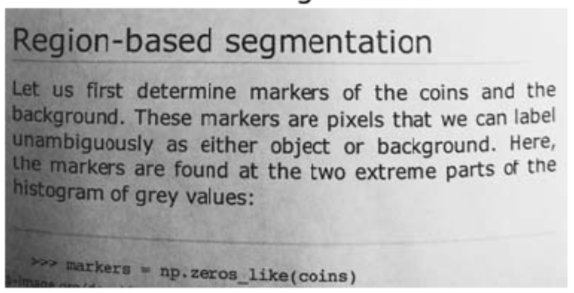
#> input picture ai-f20-m4/6. Computer Vision/05. Edge detection, perspective transform and Morphological transformations/img/t1.png, 574 x 293 px
$ jupyter execute 'Morphological Transformations.ipynb'   (shell and % lines are left out)
#> lines starting #> are read from the running program, lines starting #| are printed output that depends on the picture
# Computer Vision Morphological Transformations

[cell 1]
import cv2
import numpy as np
import matplotlib.pyplot as plt

## Dilation

[cell 2]
# Create a simple 3 by 3 kernel of ones with numpy
kernel  = np.ones((3,3))
kernel

[cell 3]
# Load an image, threshold it (binary_inverse) and apply dilation with openCV, try different number of iterations
img = cv2.imread('./img/t1.png')
#> img is the input picture: shape (293, 574, 3); mean B, G, R 176.7, 176.7, 176.7
plt.imshow(img, cmap='gray')

[cell 4]
ret, thresh = cv2.threshold(img, 100, 255, cv2.THRESH_BINARY_INV)
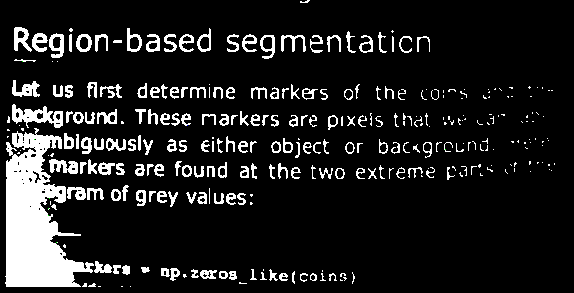
#> thresh: shape (293, 574, 3); mean B, G, R 31.1, 31.1, 31.1
dilation  = cv2.dilate(thresh, kernel, iterations = 1)
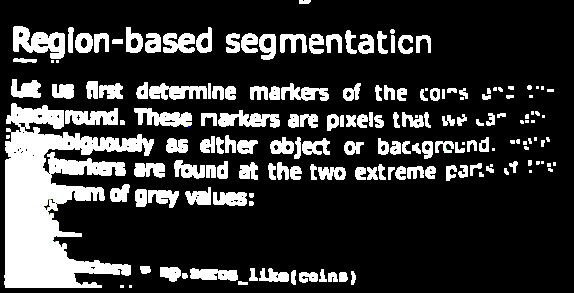
#> dilation: shape (293, 574, 3); mean B, G, R 54.3, 54.3, 54.3
plt.imshow(dilation , cmap = 'gray')

[cell 5]
# Try with bigger kernels (5,5) and (7,7) or bigger and check what is the difference
kernel_5 = np.ones((5,5))
kernel_7 = np.ones((7,7))
dilation_7  = cv2.dilate(thresh, kernel_7, iterations = 1)
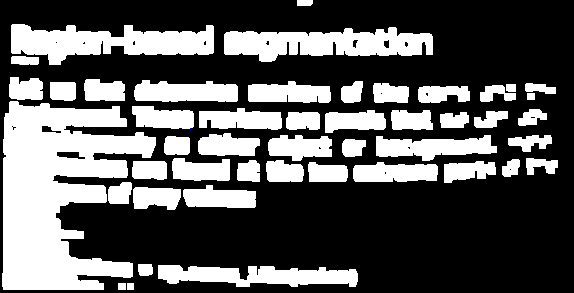
#> dilation_7: shape (293, 574, 3); mean B, G, R 90, 90, 90
plt.imshow(dilation_7 , cmap = 'gray')
dilation_5 = cv2.dilate(thresh, kernel_5, iterations = 1)
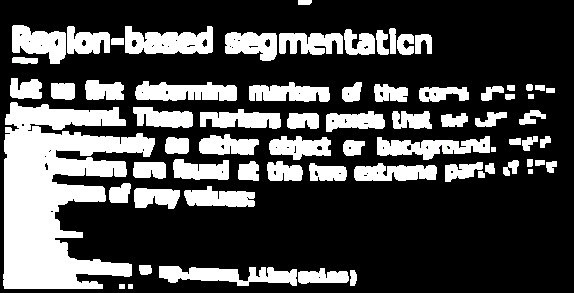
#> dilation_5: shape (293, 574, 3); mean B, G, R 74.4, 74.4, 74.4
plt.imshow(dilation_5 , cmap = 'gray')

[Hint](# "cv2.dilate")

[cell 6]
# Repeat the operation but this time create a special kernel with cv2.getStructuringElement, try different elements
# For example cv2.MORPH_RECT, cv2.MORPH_ELLIPSE and cv2.MORPH_CROSS, etc.
# Compare how the different kernels will affect the image

kernel = cv2.getStructuringElement(cv2.MORPH_ELLIPSE,(3,3))
dilation_n  = cv2.dilate(thresh, kernel, iterations = 1)
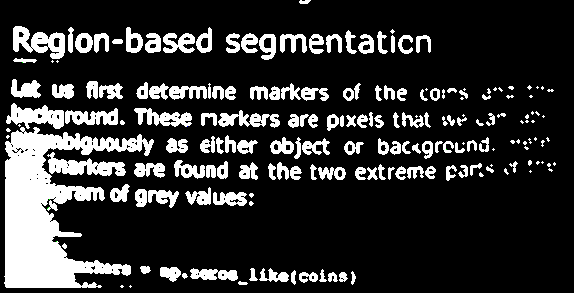
#> dilation_n: shape (293, 574, 3); mean B, G, R 48.7, 48.7, 48.7
plt.imshow(dilation_n , cmap = 'gray')

[cell 7]
kernel = cv2.getStructuringElement(cv2.MORPH_CROSS,(4,4))
dilation_n  = cv2.dilate(thresh, kernel, iterations = 1)
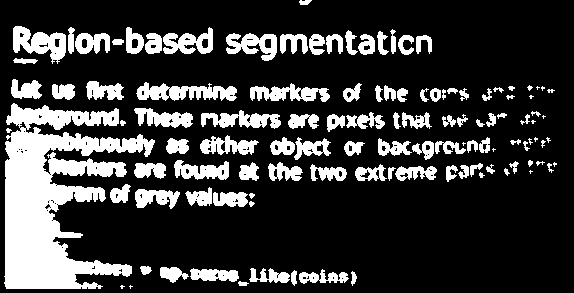
#> dilation_n: shape (293, 574, 3); mean B, G, R 56.7, 56.7, 56.7
plt.imshow(dilation_n , cmap = 'gray')

$ run again, with ai-f20-m4/6. Computer Vision/05. Edge detection, perspective transform and Morphological transformations/img/t2.png copied over ai-f20-m4/6. Computer Vision/05. Edge detection, perspective transform and Morphological transformations/img/t1.png
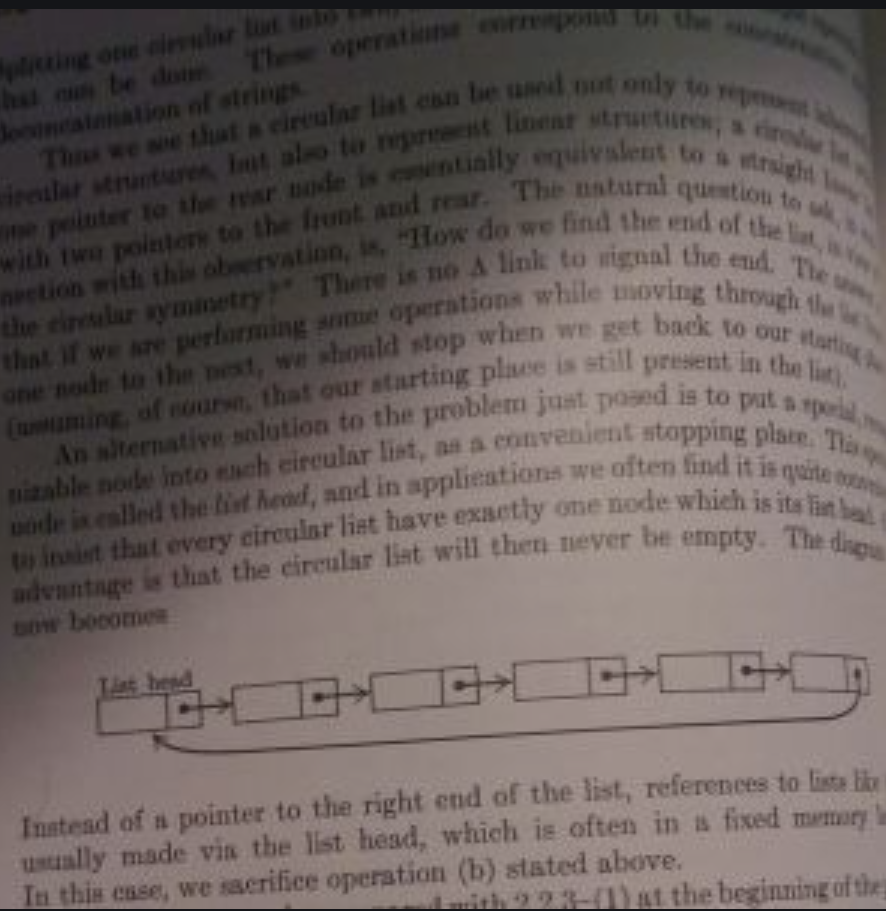
#> input picture ai-f20-m4/6. Computer Vision/05. Edge detection, perspective transform and Morphological transformations/img/t2.png, 886 x 911 px
#> img is the input picture: shape (911, 886, 3); mean B, G, R 94.2, 97, 107
#> `dilation_7  = cv2.dilate(thresh, kernel_7, iterations = 1)`:
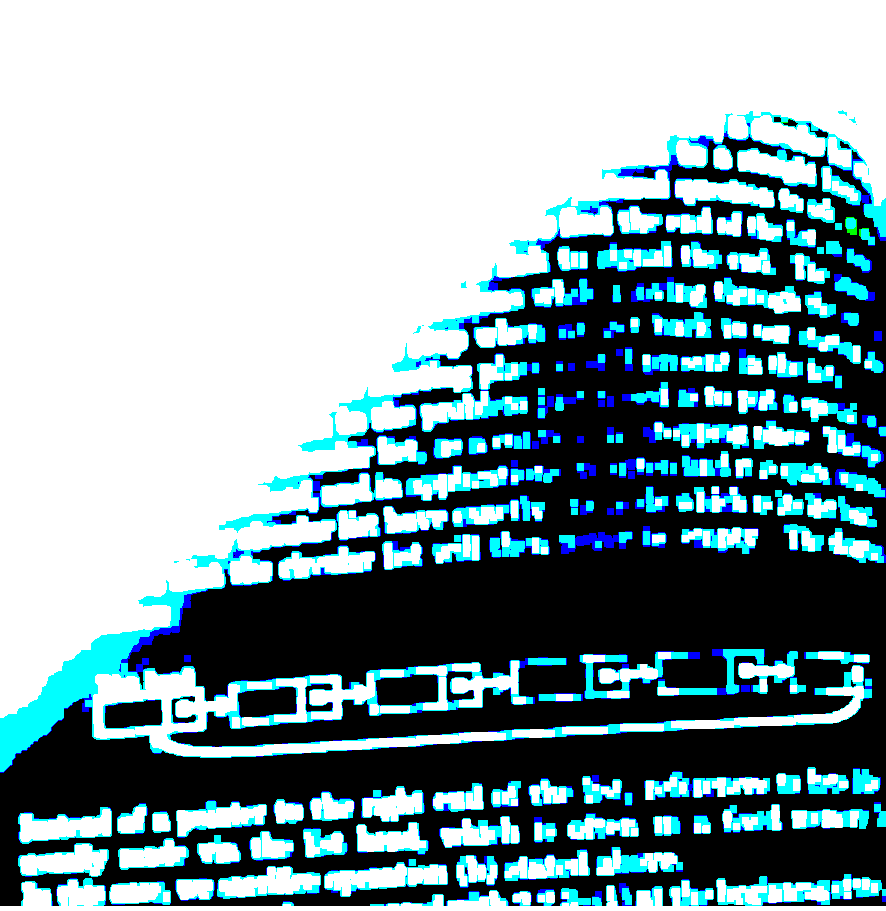
#> dilation_7: shape (911, 886, 3); mean B, G, R 163, 157.7, 135.2
#> `dilation_n  = cv2.dilate(thresh, kernel, iterations = 1)`:
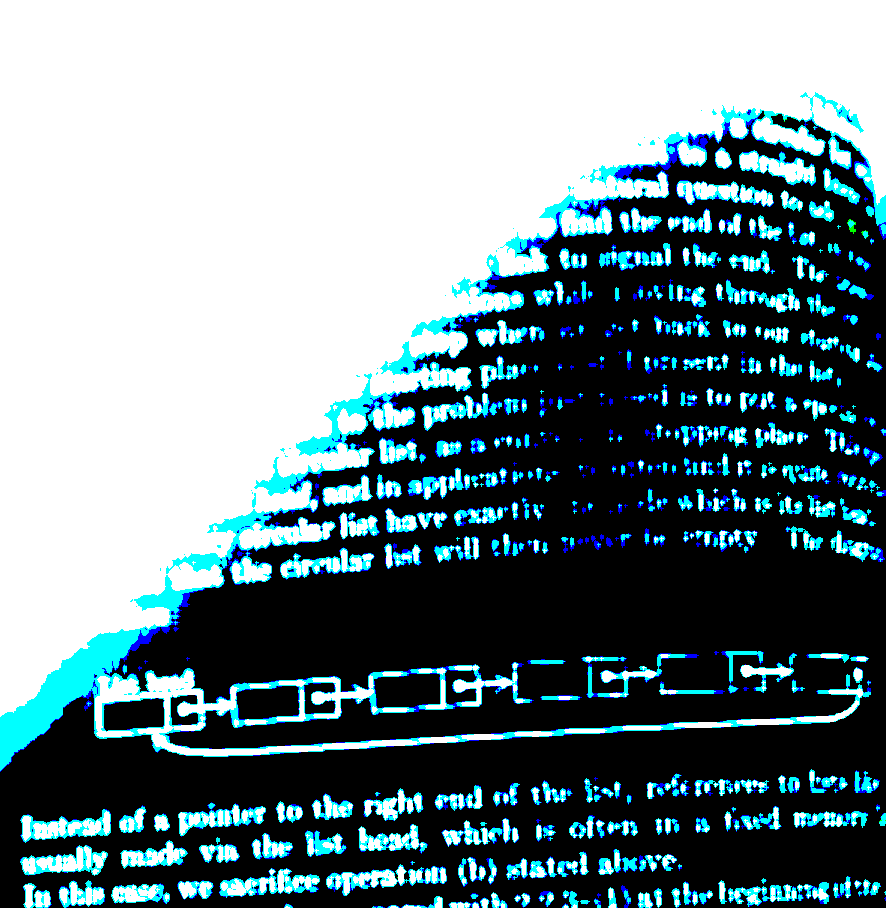
#> dilation_n: shape (911, 886, 3); mean B, G, R 140.6, 135.5, 116.2
